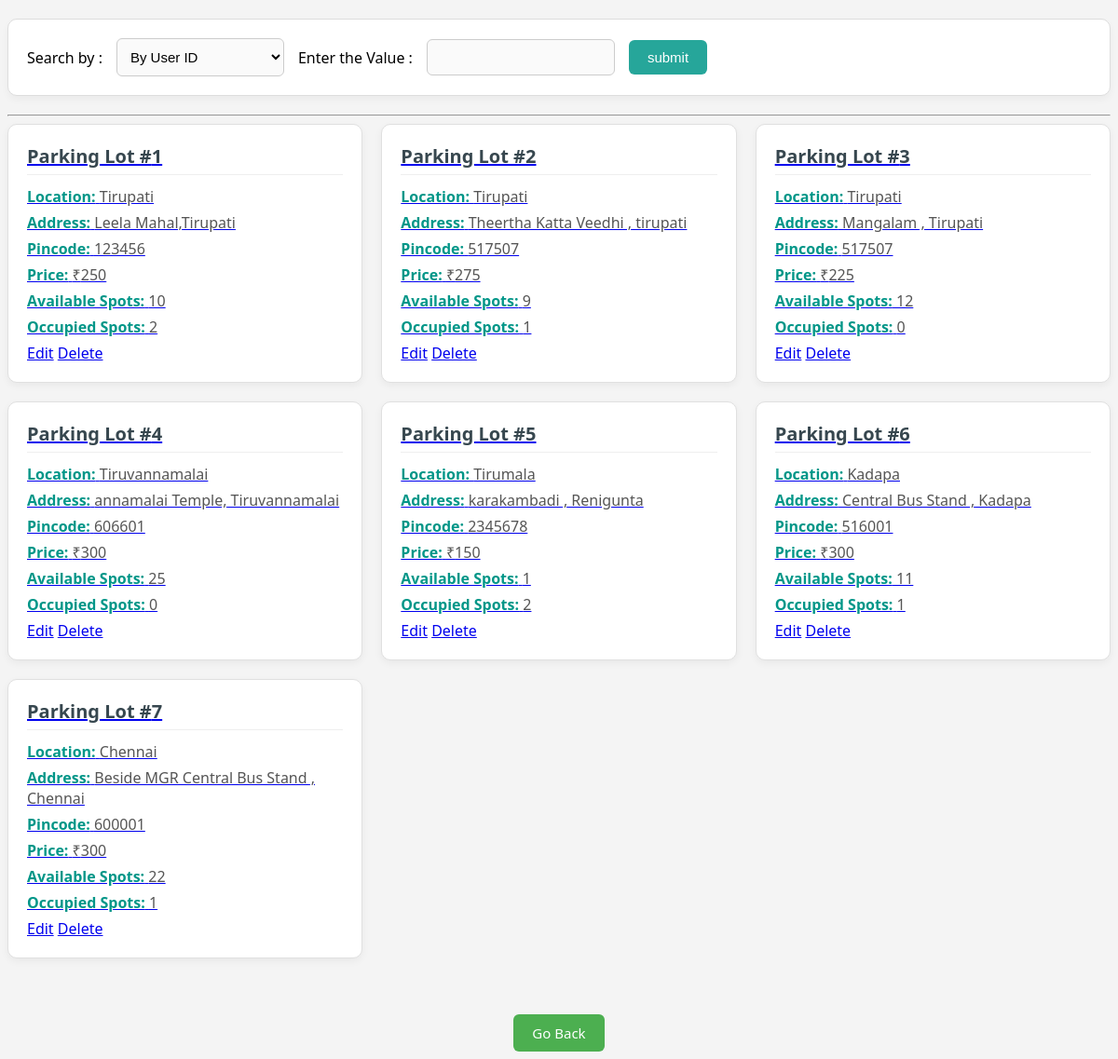
The page /search_by_admin (signed in) on the database as committed earlier.
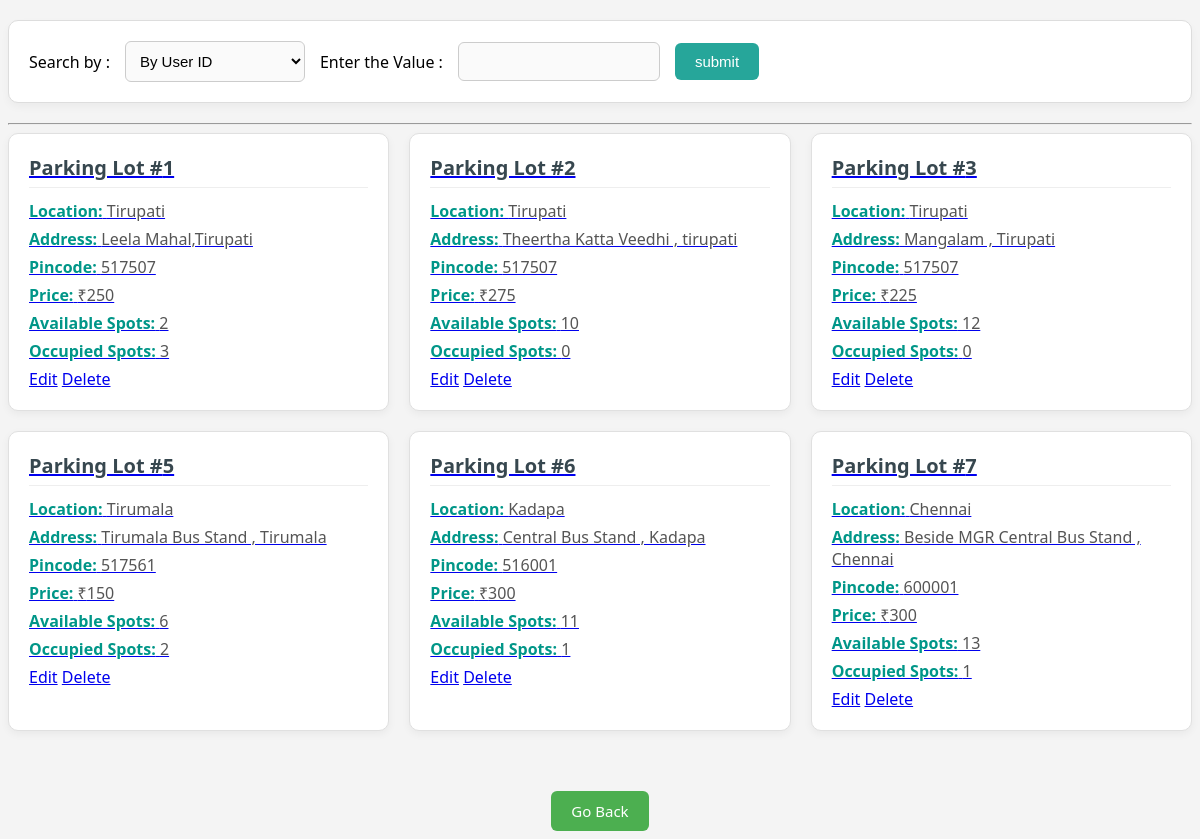
The same page on the database as committed later.
### model/models.py (models this page shows)
class Parkinglot(db.Model):
    __tablename__ = 'parkinglot'
    lot_id = db.Column(db.Integer,autoincrement=True,primary_key=True)
    location = db.Column(db.String(45),nullable=False)
    price = db.Column(db.Integer,nullable=False)
    address = db.Column(db.String(50),nullable=False)
    pincode = db.Column(db.Integer,nullable=False)
    max_spots = db.Column(db.Integer,nullable=False)

### controllers/admin_func.py (the view, shortened to what this page needs)
@app.route('/search_by_admin',methods=['POST','GET'])
def admin_search():
    if(request.method=='GET'):
        if('admin_name' in session and 'a_email' in session and 'a_pass' in session):
            details = []
            lots = db.session.query(Parkinglot).all()
            for i in lots:
                available = 0
                occupied = 0
                parkingspots = db.session.query(Parkingspot).filter(Parkingspot.lot_id==i.lot_id).all()
                for j in parkingspots:
                    if(j.status=='O'):
                        occupied+=1
                    elif(j.status=='A'):
                        available+=1
                print((i,available,occupied))
                details.append((i,available,occupied))
            return render_template('admin_search.html',details=details)
        else:
            return redirect(url_for('admin_homepage'))

### templates/admin_search.html (shortened to what this page needs)
{% extends 'base.html' %}
{% block content %}
    <form method="POST" action="{{ url_for('admin_search') }}">
        Search by :
        <select name="searching">
            <option value="user_id"> By User ID</option>
        </select>
        Enter the Value : <input type="text" name="parameter" required></input>
        <input type="submit" value="submit">
    </form>
    <hr>
    {% if details %}
    <div class="lot-grid">
    {% for i in details %}
    <div class="lot-card">
        <a href="{{ url_for('expansion',lot_id= i[0].lot_id) }}">
        <h3>Parking Lot #{{ i[0].lot_id }}</h3>
        <div class="lot-info"><strong>Location:</strong> {{ i[0].location }}</div>
        <div class="lot-info"><strong>Address:</strong> {{ i[0].address }}</div>
        <div class="lot-info"><strong>Pincode:</strong> {{ i[0].pincode }}</div>
        <div class="lot-info"><strong>Price:</strong> ₹{{ i[0].price }}</div>
        <div class="lot-info"><strong>Available Spots:</strong> {{ i[1] }}</div>
        <div class="lot-info"><strong>Occupied Spots:</strong> {{ i[2] }}</div>
        <div>
            <a href="{{ url_for('Edit',lot_id=i[0].lot_id ) }}">Edit</a>
            <a href="{{ url_for('deletelot',lot_id=i[0].lot_id) }}">Delete</a>
        </div>
        </a>
    </div>
    {% endfor %}
</div>
{% endif %}
    <center><a href="{{ url_for('display') }}" class="go-back-link">Go Back </a></center>
{% endblock %}

Rows that differ between the two databases and show on the page:
removed Parkinglot: lot_id "4", location "Tiruvannamalai", address "annamalai Temple, Tiruvannamalai", pincode "606601", price "300", max_spots "25", i "0"
changed Parkinglot "Leela Mahal,Tirupati": pincode "123456" → "517507"; i "10" → "2"; i "2" → "3"
computed for Parkinglot "Theertha Katta Veedhi , tirupati": max_spots "9" → "10"; i "1" → "0"
changed Parkinglot "Tirumala": address "karakambadi , Renigunta" → "Tirumala Bus Stand , Tirumala"; pincode "2345678" → "517561"; i "1" → "6"
changed Parkinglot "Chennai": i "22" → "13"
